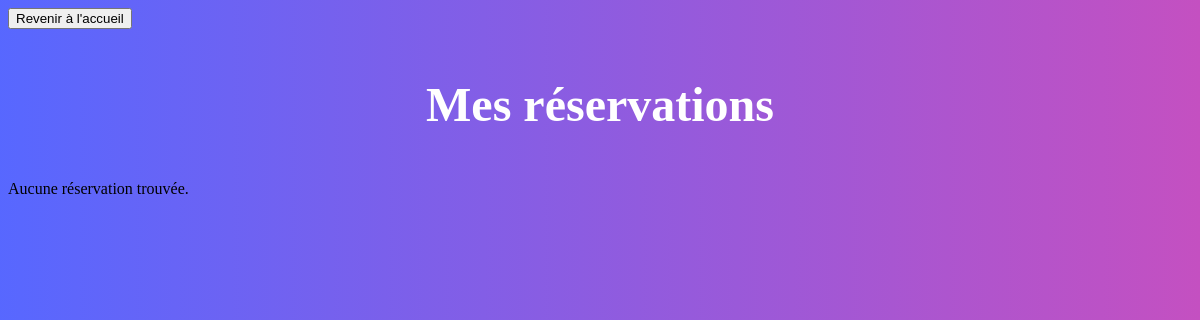
The page /appResa/reservationEcole/ecole1/ on the database as committed earlier.
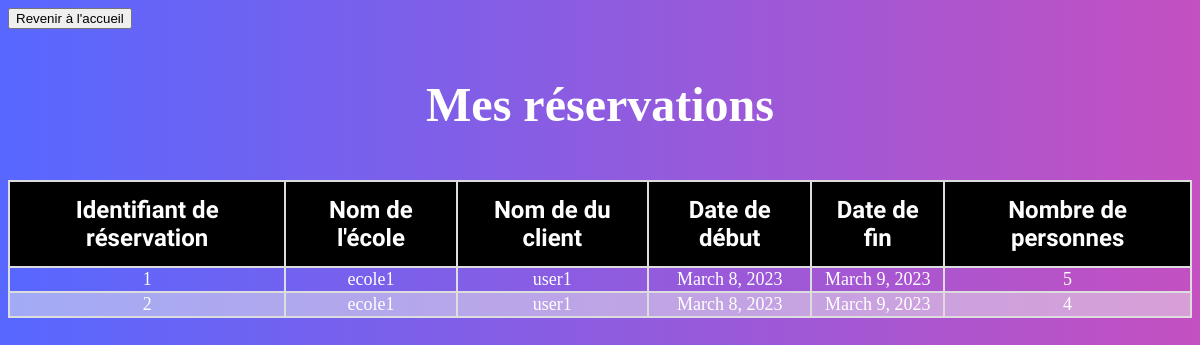
The same page on the database as committed later.
### appResa/models.py (models this page shows)
class Reservation(models.Model):
    nom_ecole = models.CharField(max_length=100,default='ecole1')
    nom_client = models.CharField(max_length=100)
    date_arrivee = models.DateField()
    date_depart = models.DateField()
    nombre_personnes = models.IntegerField()

### appResa/views.py (the view)
# urls.py: path('reservationEcole/<str:nom_ecole>/', views.reservationEcole, name='reservationEcole'),
def reservationEcole(request, nom_ecole):
    reservations = Reservation.objects.filter(nom_ecole=nom_ecole)
    context = {'reservations': reservations}
    return render(request, 'appResa/reservationsEcole.html', context)

### appResa/templates/appResa/reservationsEcole.html (shortened to what this page needs)
<head>
</head>
<a href="{% url 'accueil' %}">
    <button>Revenir à l'accueil</button>
</a>
<h1>Mes réservations</h1>
{% if reservations  %}
  <table>
    <thead>
      <tr>
        <th>Identifiant de réservation</th>
        <th>Nom de l'école</th>
        <th>Nom de du client</th>
        <th>Date de début</th>
        <th>Date de fin</th>
        <th>Nombre de personnes</th>
      </tr>
    </thead>
    <tbody>
      {% for reservation in reservations %}
        <tr>
          <td>{{ reservation.id }}</td>
          <td>{{ reservation.nom_ecole }}</td>
          <td>{{ reservation.nom_client }}</td>
          <td>{{ reservation.date_arrivee }}</td>
          <td>{{ reservation.date_depart }}</td>
          <td>{{ reservation.nombre_personnes }}</td>
        </tr>
      {% endfor %}
    </tbody>
  </table>
{% else %}
  <p>Aucune réservation trouvée.</p>
{% endif %}

### appResa/templates/appResa/reservationsEcole.html (style rules this page uses)
h1 { padding: 1rem; color: #fff; text-align: center; font-size: 3rem; position: relative; }
table { border-collapse: collapse; width: 100%; text-align: center }
table thead { font-family: 'Lobster', cursive; background-color: #000; color: #fff; font-size: 1.5rem; }
table th { border: 2px solid #ddd; padding: 14px 12px; color: #fff; position: sticky; top: 0; z-index: 5; }
table tbody td { border: 2px solid #ddd; color: #fff; font-size: 18px; }
table tr:nth-child(even) { background-color: rgba(237, 237, 237, 0.5); }

Rows that differ between the two databases and show on the page:
added Reservation: id "1", nom_ecole "ecole1", nom_client "user1", date_arrivee "March 8, 2023", date_depart "March 9, 2023", nombre_personnes "5"
added Reservation: id "2", nom_ecole "ecole1", nom_client "user1", date_arrivee "March 8, 2023", date_depart "March 9, 2023", nombre_personnes "4"
Other text that changed with them:
text no longer shown: "Aucune réservation trouvée."
text now shown: "Identifiant de réservation Nom de l'école Nom de du client Date de début Date de fin Nombre de personnes"
